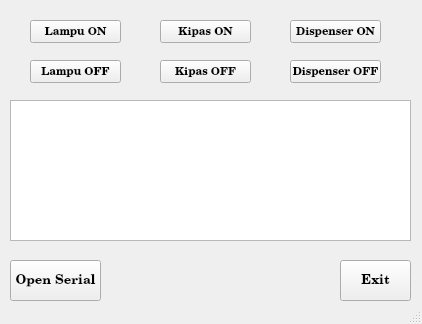
<?xml version="1.0" encoding="UTF-8"?>
<ui version="4.0">
 <class>MainWindow</class>
 <widget class="QMainWindow" name="MainWindow">
  <property name="geometry">
   <rect>
    <x>0</x>
    <y>0</y>
    <width>422</width>
    <height>324</height>
   </rect>
  </property>
  <property name="font">
   <font>
    <family>Century Schoolbook</family>
    <pointsize>8</pointsize>
    <weight>75</weight>
    <bold>true</bold>
   </font>
  </property>
  <property name="windowTitle">
   <string>Demo LED Arduino</string>
  </property>
  <widget class="QWidget" name="centralwidget">
   <widget class="QTextEdit" name="textEdit_LogMessage">
    <property name="geometry">
     <rect>
      <x>10</x>
      <y>100</y>
      <width>401</width>
      <height>141</height>
     </rect>
    </property>
    <property name="font">
     <font>
      <family>Fixedsys</family>
      <weight>50</weight>
      <bold>false</bold>
     </font>
    </property>
   </widget>
   <widget class="QPushButton" name="pushButton_OpenSerial">
    <property name="geometry">
     <rect>
      <x>10</x>
      <y>260</y>
      <width>91</width>
      <height>41</height>
     </rect>
    </property>
    <property name="font">
     <font>
      <family>Century Schoolbook</family>
      <pointsize>10</pointsize>
      <weight>75</weight>
      <bold>true</bold>
     </font>
    </property>
    <property name="text">
     <string>Open Serial</string>
    </property>
   </widget>
   <widget class="QPushButton" name="pushButton_Exit">
    <property name="geometry">
     <rect>
      <x>340</x>
      <y>260</y>
      <width>71</width>
      <height>41</height>
     </rect>
    </property>
    <property name="font">
     <font>
      <family>Century Schoolbook</family>
      <pointsize>10</pointsize>
      <weight>75</weight>
      <bold>true</bold>
     </font>
    </property>
    <property name="text">
     <string>Exit</string>
    </property>
   </widget>
   <widget class="QPushButton" name="pushButton_Lampu_OFF">
    <property name="geometry">
     <rect>
      <x>30</x>
      <y>60</y>
      <width>91</width>
      <height>23</height>
     </rect>
    </property>
    <property name="text">
     <string>Lampu OFF</string>
    </property>
   </widget>
   <widget class="QPushButton" name="pushButton_Lampu_ON">
    <property name="geometry">
     <rect>
      <x>30</x>
      <y>20</y>
      <width>91</width>
      <height>23</height>
     </rect>
    </property>
    <property name="whatsThis">
     <string>&lt;html&gt;&lt;head/&gt;&lt;body&gt;&lt;p&gt;&lt;br/&gt;&lt;/p&gt;&lt;/body&gt;&lt;/html&gt;</string>
    </property>
    <property name="text">
     <string>Lampu ON</string>
    </property>
   </widget>
   <widget class="QPushButton" name="pushButton_Kipas_ON">
    <property name="geometry">
     <rect>
      <x>160</x>
      <y>20</y>
      <width>91</width>
      <height>23</height>
     </rect>
    </property>
    <property name="text">
     <string>Kipas ON</string>
    </property>
   </widget>
   <widget class="QPushButton" name="pushButton_Kipas_OFF">
    <property name="geometry">
     <rect>
      <x>160</x>
      <y>60</y>
      <width>91</width>
      <height>23</height>
     </rect>
    </property>
    <property name="text">
     <string>Kipas OFF</string>
    </property>
   </widget>
   <widget class="QPushButton" name="pushButton_Dispenser_ON">
    <property name="geometry">
     <rect>
      <x>290</x>
      <y>20</y>
      <width>91</width>
      <height>23</height>
     </rect>
    </property>
    <property name="text">
     <string>Dispenser ON</string>
    </property>
   </widget>
   <widget class="QPushButton" name="pushButton_Dispenser_OFF">
    <property name="geometry">
     <rect>
      <x>290</x>
      <y>60</y>
      <width>91</width>
      <height>23</height>
     </rect>
    </property>
    <property name="text">
     <string>Dispenser OFF</string>
    </property>
   </widget>
  </widget>
  <widget class="QMenuBar" name="menubar">
   <property name="geometry">
    <rect>
     <x>0</x>
     <y>0</y>
     <width>422</width>
     <height>21</height>
    </rect>
   </property>
  </widget>
  <widget class="QStatusBar" name="statusbar"/>
 </widget>
 <resources/>
 <connections/>
</ui>
